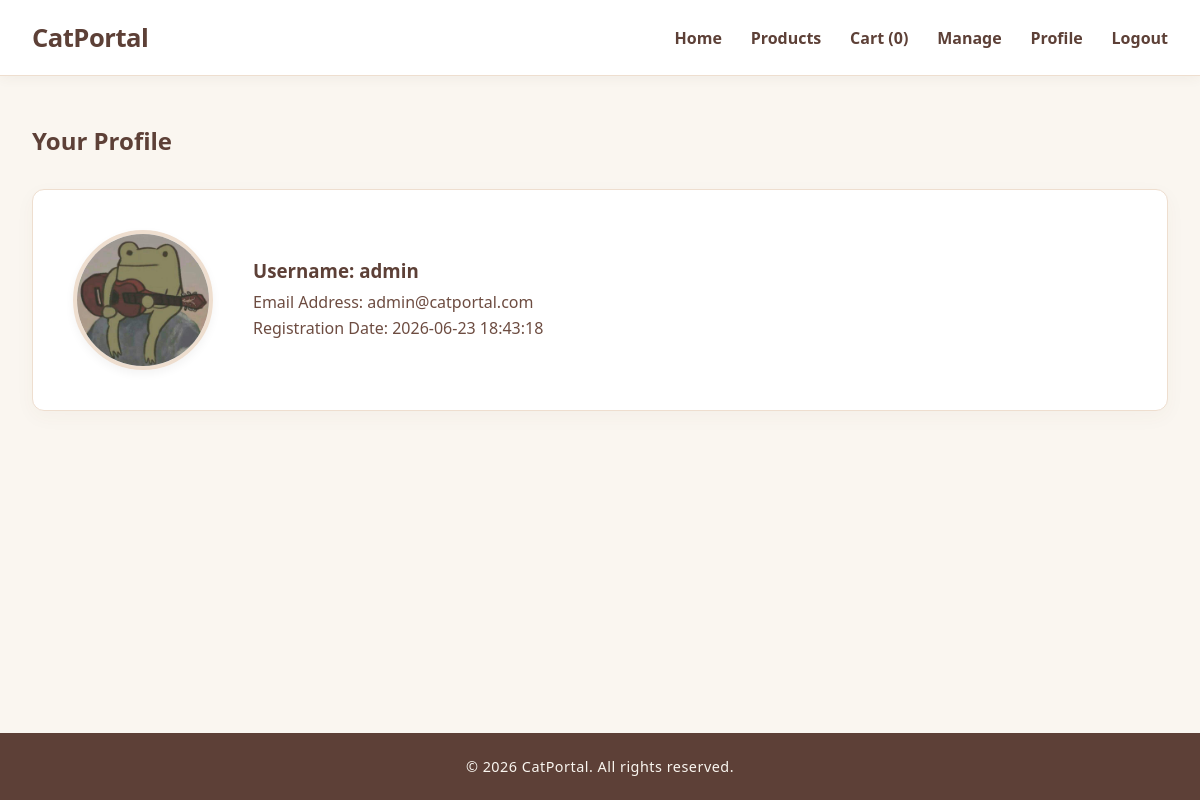
The page /pages/profile.php (signed in) on the database its author committed.
### tables this page shows
CREATE TABLE users (
    id INT AUTO_INCREMENT PRIMARY KEY,
    username VARCHAR(50) NOT NULL UNIQUE,
    email VARCHAR(100) NOT NULL UNIQUE,
    password VARCHAR(255) NOT NULL,
    profile_pic VARCHAR(255) NOT NULL,
    is_admin TINYINT(1) DEFAULT 0,
    created_at TIMESTAMP DEFAULT CURRENT_TIMESTAMP
);

### pages/profile.php (the view, shortened to what this page needs)
<?php
include '../config/db.php';
include '../includes/header.php';
$stmt = $pdo->prepare("SELECT username, email, profile_pic, created_at FROM users WHERE id = ?");
$stmt->execute([$_SESSION['user_id']]);
$user = $stmt->fetch();
?>
<h2>Your Profile</h2>
<div class="profile-box" style="margin-top: 2rem;">
    <img src="<?php echo htmlspecialchars($user['profile_pic']); ?>" alt="Avatar" class="profile-avatar">
    <div>
        <h3>Username: <?php echo htmlspecialchars($user['username']); ?></h3>
        <p>Email Address: <?php echo htmlspecialchars($user['email']); ?></p>
        <p>Registration Date: <?php echo htmlspecialchars($user['created_at']); ?></p>
    </div>
</div>
<?php include '../includes/footer.php'; ?>

### css/style.css (style rules this page uses)
:root { --primary: #5d4037; --accent: #ff8a65; --accent-hover: #f4511e; --bg-light: #faf6f0; --text-dark: #3e2723; --white: #ffffff; --border: #eedecf; --radius: 12px; }
* { box-sizing: border-box; margin: 0; padding: 0; font-family: 'Segoe UI', Tahoma, Geneva, Verdana, sans-serif; }
body { background-color: var(--bg-light); color: var(--text-dark); display: flex; flex-direction: column; min-height: 100vh; }
h2, h3 { color: var(--primary); margin-bottom: 1.5rem; font-weight: 700; }
.profile-box { background: var(--white); padding: 2.5rem; border-radius: var(--radius); display: flex; align-items: center; gap: 2.5rem; box-shadow: 0 6px 20px rgba(93, 64, 55, 0.04); border: 1px solid var(--border); }
.profile-avatar { width: 140px; height: 140px; border-radius: 50%; object-fit: cover; border: 4px solid var(--border); box-shadow: 0 4px 10px rgba(0,0,0,0.05); }
.profile-box h3 { margin-bottom: 0.5rem; }
.profile-box p { color: #6d4c41; margin-bottom: 0.25rem; }

### rows shown on the page
users: profile_pic (picture), username "admin", email "admin@catportal.com", created_at "2026-06-23 18:43:18"
